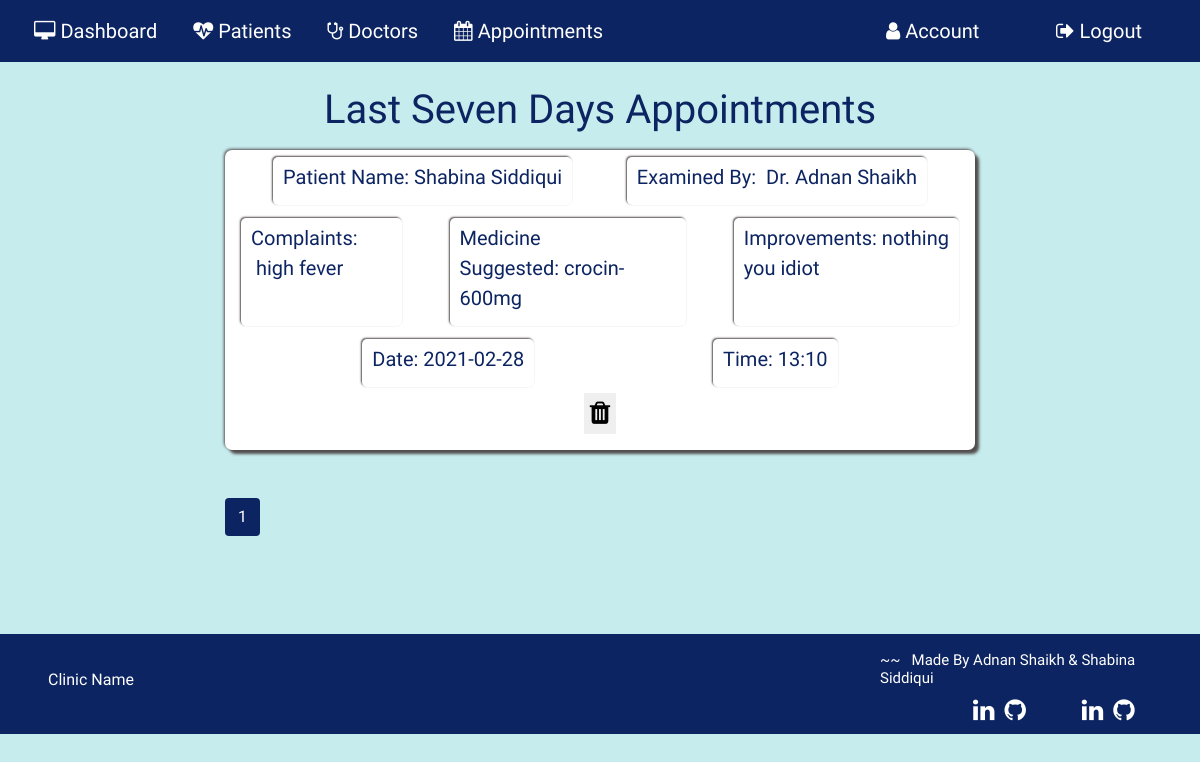
Before: /allapp (signed in) with the older database file.
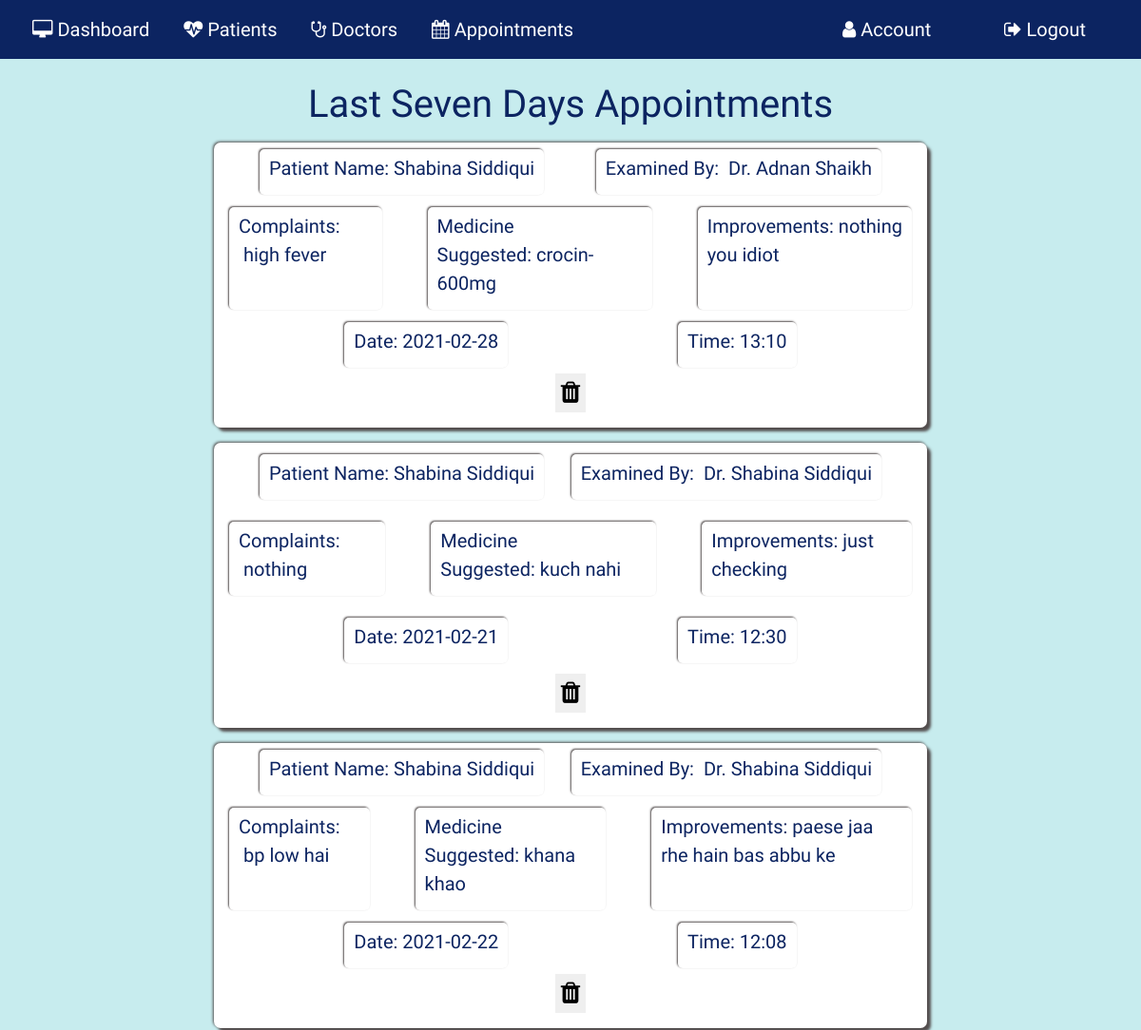
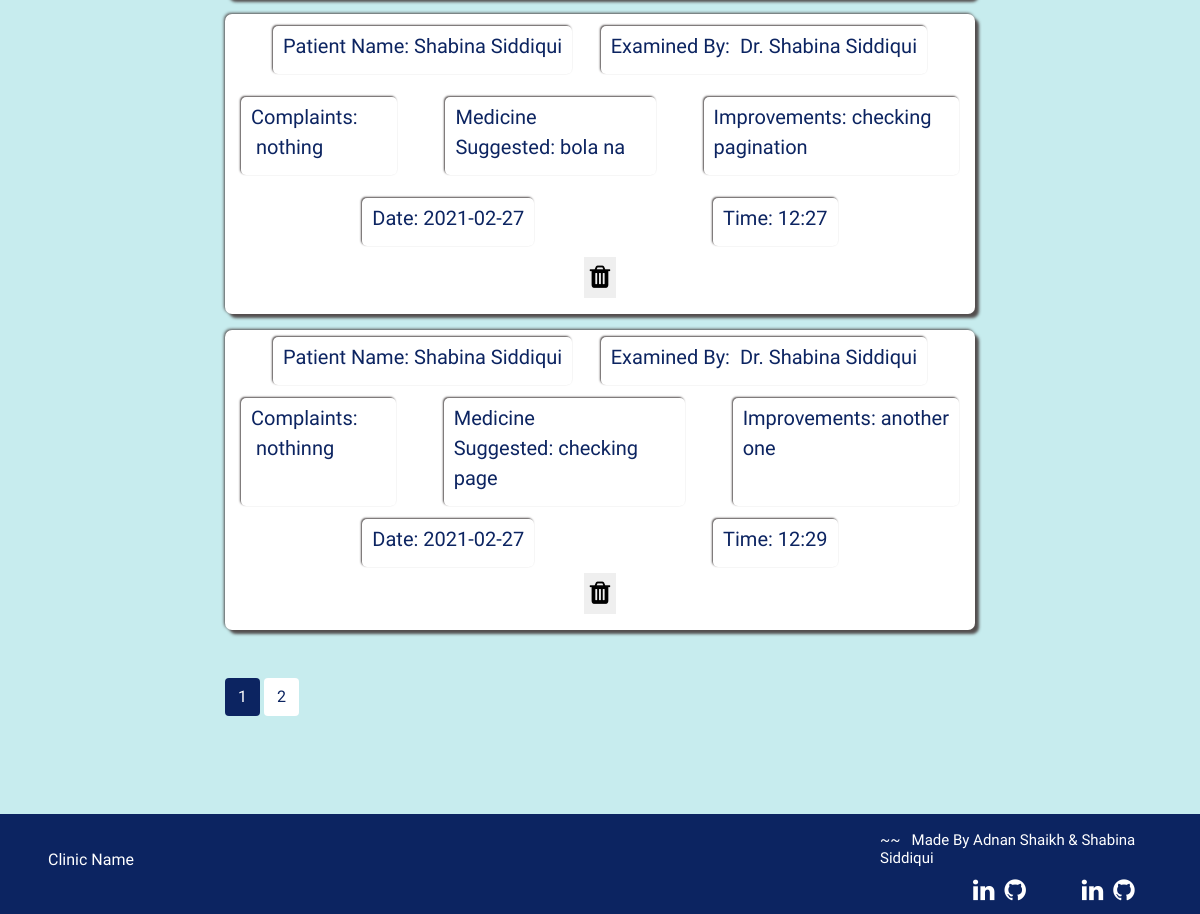
After: the same page with the newer database file (2 pictures, top to bottom).
### application/routes.py (models this page shows, shortened)
class Appointments(db.Model):
  __tablename__ = 'Appointments'
  id = db.Column(db.Integer, primary_key=True)
  pname=db.Column(db.String(100))
  examinedby = db.Column(db.String(100))
  complaint = db.Column(db.String(5000))
  medicine_suggested = db.Column(db.String(5000))
  improvements = db.Column(db.String(5000))
  date= db.Column(db.String(50))
  time= db.Column(db.String(50))

### application/routes.py (the view)
@app.route('/allapp', methods=['POST', 'GET'])
def allapp():
  if 'username' in session:
    today= datetime.date.today()
    seven_days_ago = datetime.date.today() - timedelta(days = 7)
    page= request.args.get('page', 1, type=int)
    allapp = Appointments.query.filter(Appointments.date<=today, Appointments.date >=seven_days_ago).paginate(page=page, per_page=5)
    return render_template('allappointment.html', allapp=allapp)

### application/templates/allappointment.html
{% extends 'layout.html' %}{% include 'includes/nav.html' %} {% block content%}
<section id="allapp">
  <div class="allapp-section">
    <h1 class="text-center mt-4">Last Seven Days Appointments</h1>
    {% for i in allapp.items %}
    <div class="form-style seven-app mt-3 d-flex">
      <div class="d-flex flex-column justify-content-around card-content">
        <div class="d-flex flex-row justify-content-between mx-5">
          <div class="card-box">
            <label for="">Patient Name:&nbsp;{{i.pname}}</label>
          </div>
          <div class="card-box">
            <label for="">Examined By: &nbsp;{{i.examinedby}}</label>
          </div>
        </div>
        <div class="d-flex flex-row justify-content-between mx-3">
          <div class="mr-5 card-box">
            <label for="">Complaints: &nbsp;{{i.complaint}}</label>
          </div>
          <div class="mr-5 card-box">
            <label for=""
              >Medicine Suggested:&nbsp;{{i.medicine_suggested}}</label
            >
          </div>
          <div class="card-box">
            <label for="">Improvements:&nbsp;{{i.improvements}}</label>
          </div>
        </div>
        <div class="d-flex flex-row justify-content-around mx-5">
          <div class="card-box">
            <label for="">Date:&nbsp;{{i.date}}</label>
          </div>
          <div class="card-box">
            <label for="">Time:&nbsp;{{i.time}}</label>
          </div>
        </div>
      </div>
      <div class="app-del-btn">
        <div class="d-flex justify-content-center mb-3">
          <button
            type="button"
            class="dbutton"
            onclick="window.location='/deleteapp/{{ i.id }}'"
          >
            <i class="fa fa-trash" aria-hidden="true"></i>
          </button>
        </div>
      </div>
    </div>
    {% endfor %} {% for page_num in allapp.iter_pages(left_edge=1, right_edge=1,
    left_current=1, right_current=2) %} {% if page_num %} {% if allapp.page ==
    page_num %}
    <a
      class="btn pagenum_current mb-4 mt-5"
      href="{{ url_for('allapp', page=page_num) }}"
      >{{ page_num }}</a
    >
    {% else %}
    <a
      class="btn pagenum mb-4 mt-5"
      href="{{ url_for('allapp', page=page_num) }}"
      >{{ page_num }}</a
    >
    {% endif %} {% else %} ... {% endif %} {% endfor %}
  </div>
  <br />
  {% include "includes/footer.html" %}
</section>
{% endblock content%}

Changed rows visible on the page:
added Appointments: pname "Shabina Siddiqui", examinedby "Dr. Shabina Siddiqui", complaint "nothing", medicine_suggested "kuch nahi", improvements "just checking", date "2021-02-21", time "12:30"
added Appointments: pname "Shabina Siddiqui", examinedby "Dr. Shabina Siddiqui", complaint "bp low hai", medicine_suggested "khana khao", improvements "paese jaa rhe hain bas abbu ke", date "2021-02-22", time "12:08"
added Appointments: pname "Shabina Siddiqui", examinedby "Dr. Shabina Siddiqui", complaint "nothing", medicine_suggested "bola na", improvements "checking pagination", date "2021-02-27", time "12:27"
added Appointments: pname "Shabina Siddiqui", examinedby "Dr. Shabina Siddiqui", complaint "nothinng", medicine_suggested "checking page", improvements "another one", date "2021-02-27", time "12:29"
Other visible differences:
new list line: "2"
